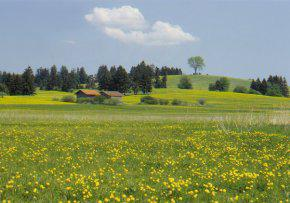
#> input picture samples/image1.jpg, 290 x 203 px
$ python temp1.py
#> lines starting #> are read from the running program, lines starting #| are printed output that depends on the picture
import numpy as np
import cv2
img = cv2.imread('samples/image1.jpg');
#> img is the input picture: shape (203, 290, 3); mean B, G, R 103.5, 146.1, 135.3
im2 = img.reshape((-1,3))
im2 = np.float32(im2);

k = 5;
criteria = (cv2.TERM_CRITERIA_EPS + cv2.TERM_CRITERIA_MAX_ITER, 10, 1.0)
ret,label,center = cv2.kmeans(im2,k,None,criteria,10,cv2.KMEANS_RANDOM_CENTERS);
#> ret = 41426142.8; center = [[52.05, 175.2, 175.7], [73.5, 146.7, 140.2], [36, 122, 112.2], [201.3, 181.3, 164.3], [46.13, 63.58, 55.16]]
center = np.uint8(center);
#> center = [[52, 175, 175], [73, 146, 140], [35, 122, 112], [201, 181, 164], [46, 63, 55]]
res = center[label.flatten()]
res2 = res.reshape((img.shape))
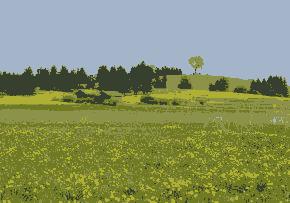
#> res2: shape (203, 290, 3); mean B, G, R 103, 145.8, 135
res2 = cv2.medianBlur(res2,5);
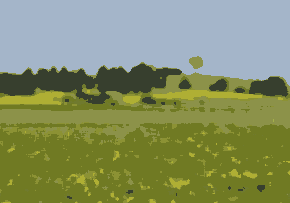
#> res2: shape (203, 290, 3); mean B, G, R 100.8, 143.9, 132.6
cv2.imshow('res2',res2)
cv2.waitKey(0)
cv2.destroyAllWindows()

$ run again, with samples/image3.jpg copied over samples/image1.jpg
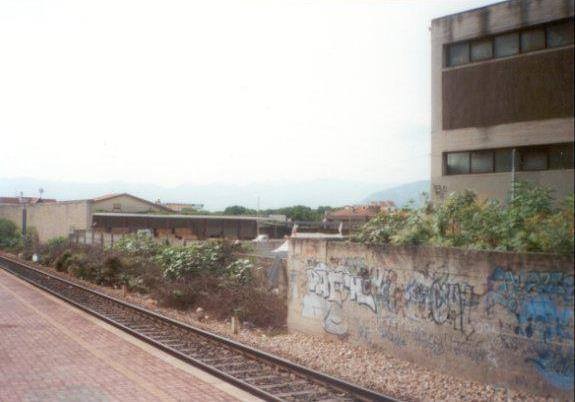
#> input picture samples/image3.jpg, 575 x 402 px
#> img is the input picture: shape (402, 575, 3); mean B, G, R 159.9, 165.9, 173.3
#> `ret,label,center = cv2.kmeans(im2,k,None,criteria,10,cv2.KMEANS_RANDOM..`: ret = 100815500.6; center = [[157.8, 165.7, 184.8], [86.83, 95.12, 103.6], [50.04, 59.12, 68.45], [250.2, 251.7, 250.2], [120, 129.9, 144.2]]
#> `center = np.uint8(center);`: center = [[157, 165, 184], [86, 95, 103], [50, 59, 68], [250, 251, 250], [119, 129, 144]]
#> `res2 = res.reshape((img.shape))`:
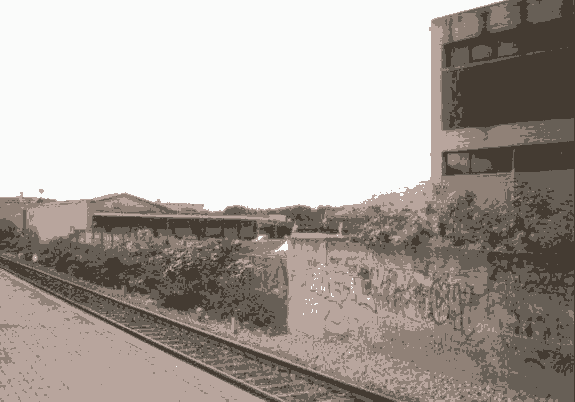
#> res2: shape (402, 575, 3); mean B, G, R 159.4, 165.4, 172.9
#> `res2 = cv2.medianBlur(res2,5);`:
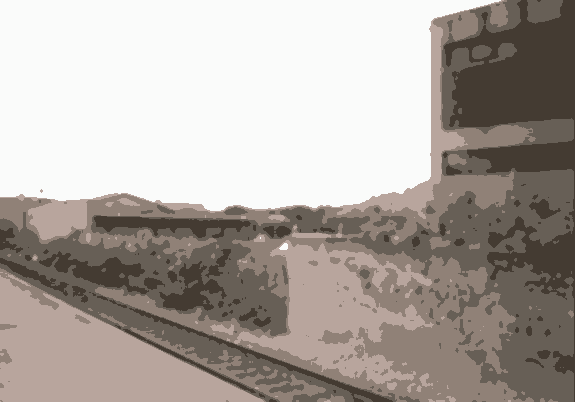
#> res2: shape (402, 575, 3); mean B, G, R 159.5, 165.5, 173

$ run again, with samples/image4.jpg copied over samples/image1.jpg
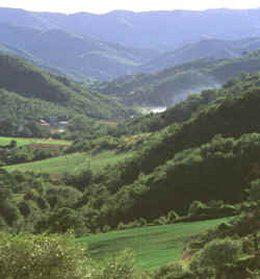
#> input picture samples/image4.jpg, 260 x 279 px
#> img is the input picture: shape (279, 260, 3); mean B, G, R 111.9, 120.5, 111.7
#> `ret,label,center = cv2.kmeans(im2,k,None,criteria,10,cv2.KMEANS_RANDOM..`: ret = 47014389; center = [[212.8, 170.5, 155.4], [79.75, 109.4, 99.7], [45.67, 66.2, 63.83], [251.3, 250.5, 249.7], [122.5, 138, 125.6]]
#> `center = np.uint8(center);`: center = [[212, 170, 155], [79, 109, 99], [45, 66, 63], [251, 250, 249], [122, 137, 125]]
#> `res2 = res.reshape((img.shape))`:
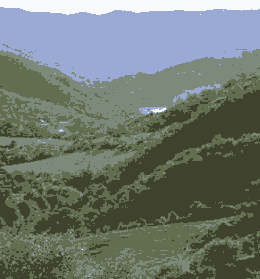
#> res2: shape (279, 260, 3); mean B, G, R 111.3, 120, 111
#> `res2 = cv2.medianBlur(res2,5);`:
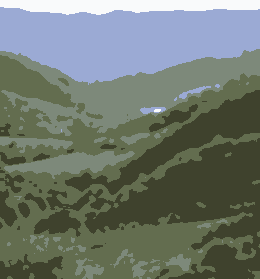
#> res2: shape (279, 260, 3); mean B, G, R 110.6, 119.8, 110.7
